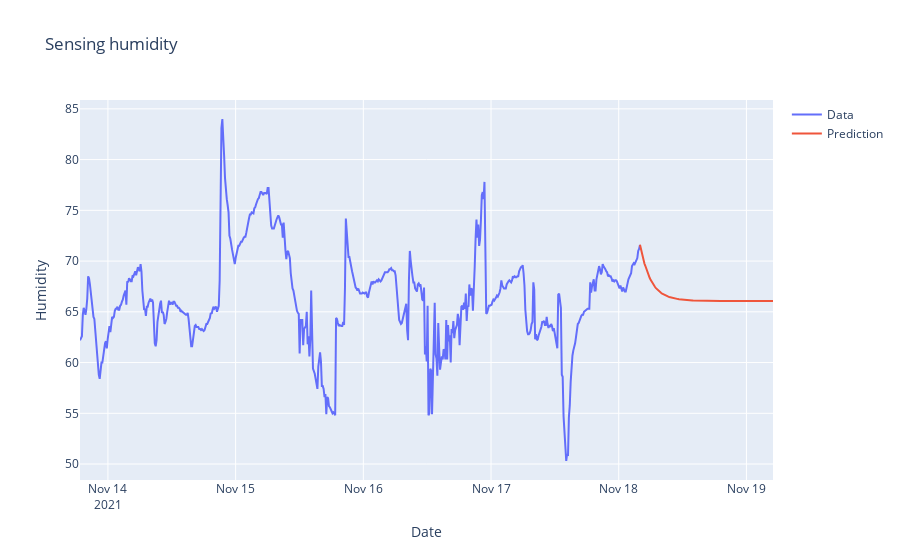

This figure's notebook cell:
### Code cell
fig = go.Figure(data=[trace1, trace2], layout=layout)
fig.show()
# fig.savefig('lstmprediction.png')
fig.write_image("lstmfuture.png")

### Figure 1 — Plotly figure (JSON) as saved in the notebook; plotly's stock layout.template omitted (floating-point values rounded to 4 significant figures; data arrays with more than 128 entries replaced by an {"elided": "..."} marker saying what was removed)
{"data": [{"mode": "lines", "name": "Data", "type": "scatter", "x": {"elided": "626 str values"}, "y": {"elided": "626 float values"}}, {"mode": "lines", "name": "Prediction", "type": "scatter", "x": {"elided": "151 str values"}, "y": {"elided": "151 float values"}}], "layout": {"title": {"text": "Sensing humidity"}, "xaxis": {"title": {"text": "Date"}}, "yaxis": {"title": {"text": "Humidity"}}}}
